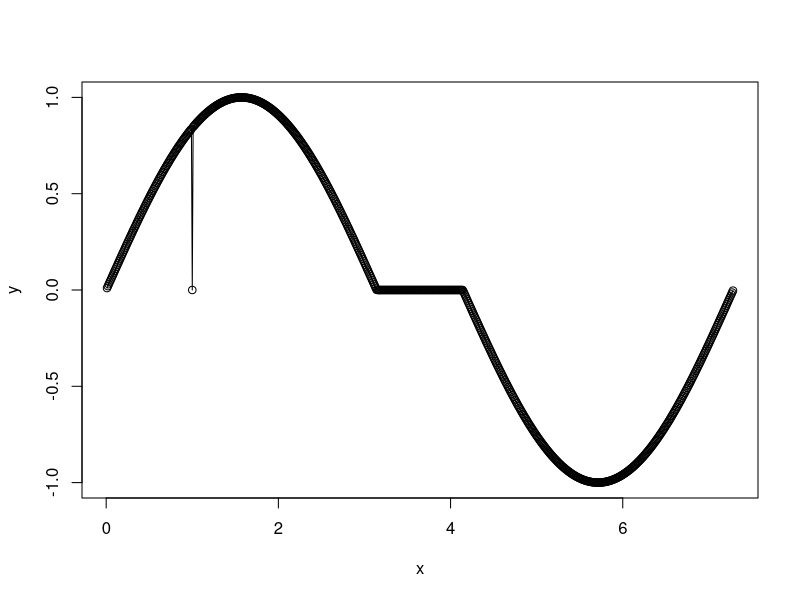
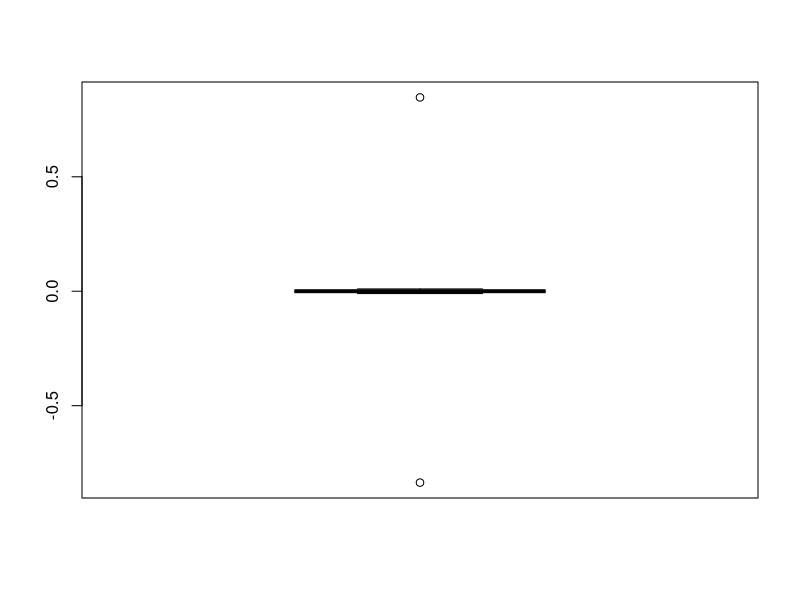

Reproduce these figures in R, in order.
x<-1:round(2*pi*100+100)/100
y<-rep(0,round(2*pi*100)+100)
y[1:314]<-sin(x[1:314])
y[415:728]<-sin(x[315:628])
y[100]<-0
plot(x,y,type='o')
difference_y<-y[2:length(y)]-y[1:(length(y)-1)]
boxplot(difference_y)
which(difference_y>0.5)
